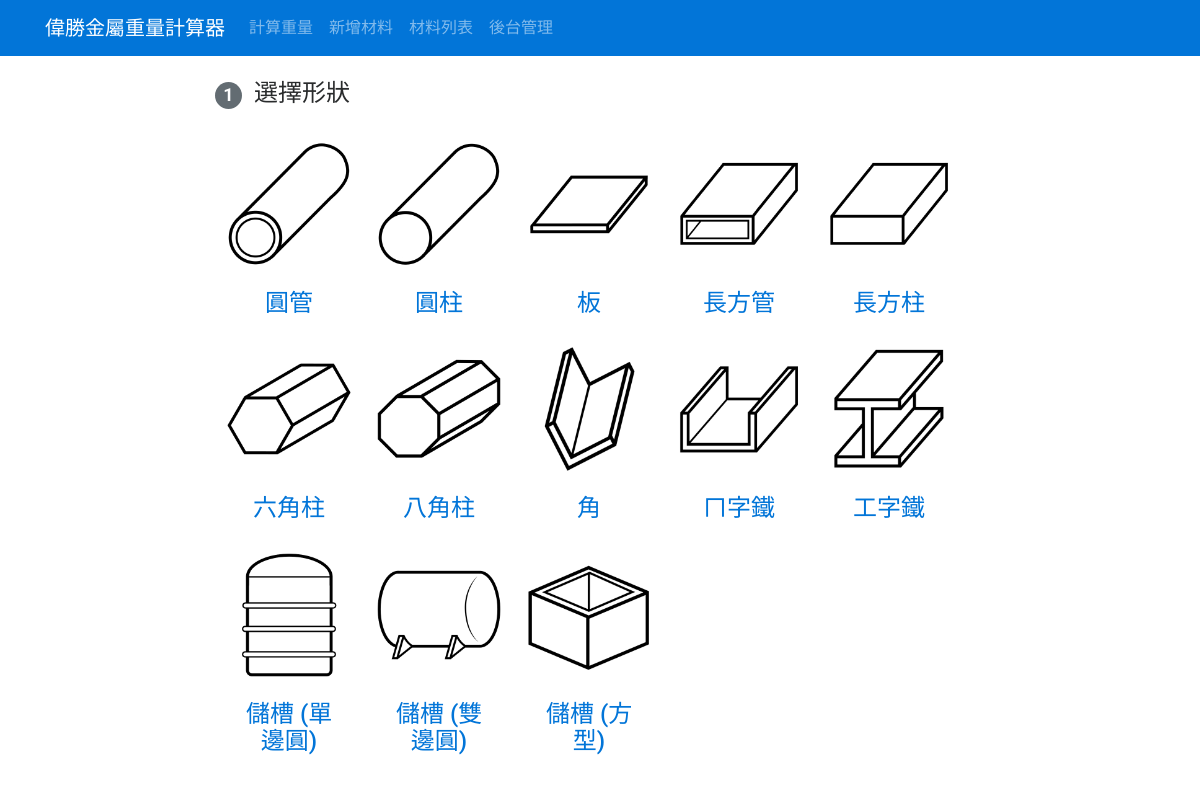
/measurer/, run on an earlier commit of the app's database.
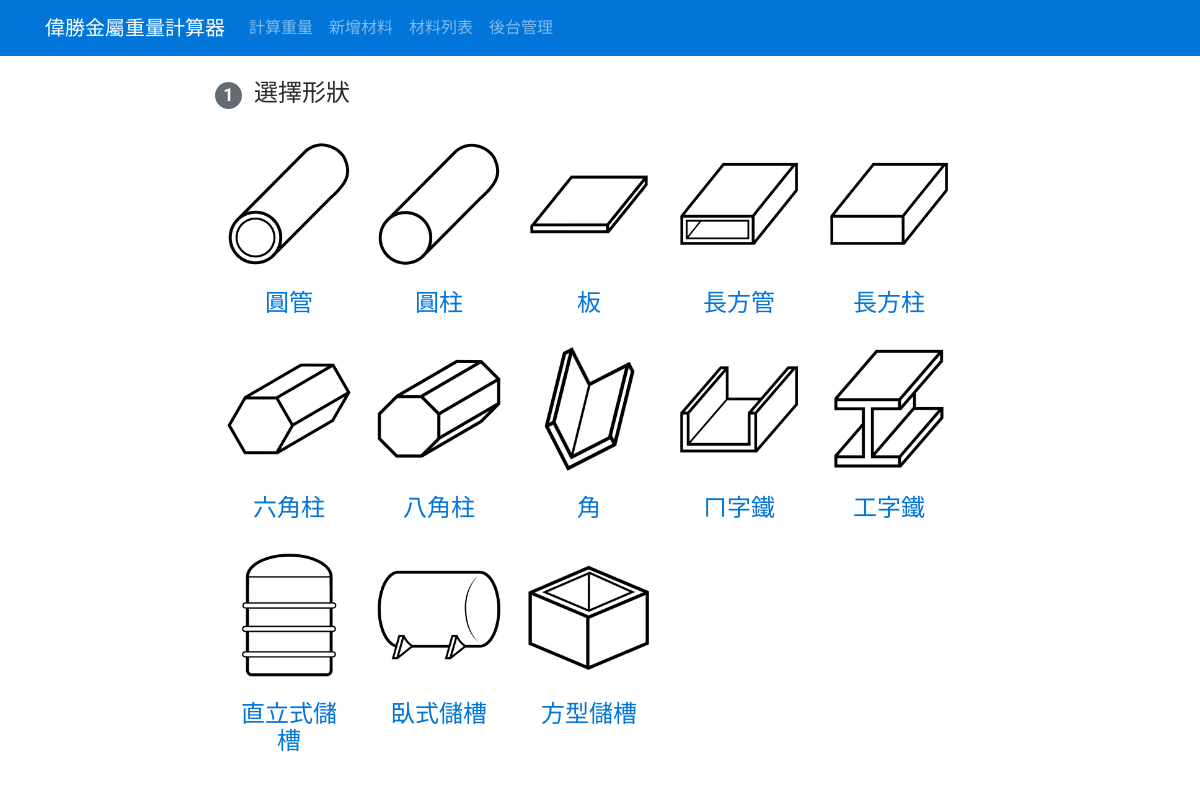
And on a later commit of the database.
### measurer/models.py (models this page shows, shortened)
class Shape(models.Model):
	shape_name = models.CharField(max_length=50)
	shape_realname = models.CharField(max_length=50)
	created_date = models.DateTimeField(auto_now_add=True)

### measurer/views.py (the view)
def index(request):
	shapes = Shape.objects.all()
	return render(request, 'measurer/shape.html', {
		'shapes': shapes,
	})

### measurer/templates/measurer/shape.html
{% extends 'measurer/base.html' %}
{% load static %}
{% block main_content %}
<h4 style="margin: 20px 0;"><span class="badge badge-default custom-badge">1</span>選擇形狀</h4>
<div class="row" style="margin-left: -.95px;">
{% for shape in shapes %}
<a href="{{ shape.shape_name }}">
	<div class="card custom-card">
		{% static 'measurer/img/' as base_url %}
		<img class="card-img-top" src="{{ base_url }}{{ shape.shape_name }}.jpg" alt="Card image cap" style="width: 100%; ">
		<div class="card-block" style="text-align: center;">
			<h5 class="card-title" style="font-size: 1.5rem; margin-bottom: .35rem;">{{ shape.shape_realname }}</h5>
		</div>
	</div>
</a>
{% endfor %}
</div>
{% endblock %}

### measurer/templates/measurer/base.html (shortened to what this page needs)
{% load static %}
<!DOCTYPE html>
<html>
	<head>
		<link rel="stylesheet" href="{% static 'measurer/css/bootstrap.min.css' %}">
		<link rel="stylesheet" href="{% static 'measurer/css/custom.css' %}">
	</head>
	<body>
		<nav class="navbar fixed-top navbar-toggleable-md navbar-inverse bg-primary">
			<div class="container">
				<a class="navbar-brand" href="{% url 'index' %}">偉勝金屬重量計算器</a>
				<div class="collapse navbar-collapse" id="navbarNavAltMarkup">
					<div class="navbar-nav">
						<a class="nav-item nav-link" href="{% url 'index' %}">計算重量</a>
						<a class="nav-item nav-link" href="" data-toggle="modal" data-target="#add-material-dialog">新增材料</a>
						<a class="nav-item nav-link" href="{% url 'display_material' %}">材料列表</a>
						<a id="backstage" class="nav-item nav-link" href="{% url 'admin:index' %}" target="_blank">後台管理</a>
					</div>
				</div>
			</div>
		</nav>
		<div class="container-fluid">
			<div class="row">
				<div class="col-md-2"></div>
				<div class="col-md-8">
					{% block main_content %}
					{% endblock %}
				</div>
			</div>
		</div>
	</body>
</html>

### measurer/static/measurer/css/custom.css (style rules this page uses)
html { overflow: scroll; overflow-x: hidden; }
body { padding-top: 60px; padding-bottom: 14px; font-family: 'Roboto', sans-serif; }
a, a:hover, a:active, a:visited, a:focus { text-decoration:none; }
.card-block { padding: 1.5rem .5rem 0 .5rem; }
.custom-card { width: 9rem; margin: 3px; padding: 10px; border: 0; }
.custom-badge { border-radius: 5rem; width: 27px; margin-right: 12px; }

What changed in the data, as far as the page shows it:
changed Shape: shape_realname "儲槽 (單邊圓)" → "直立式儲槽"
changed Shape: shape_realname "儲槽 (雙邊圓)" → "臥式儲槽"
changed Shape: shape_realname "儲槽 (方型)" → "方型儲槽"
